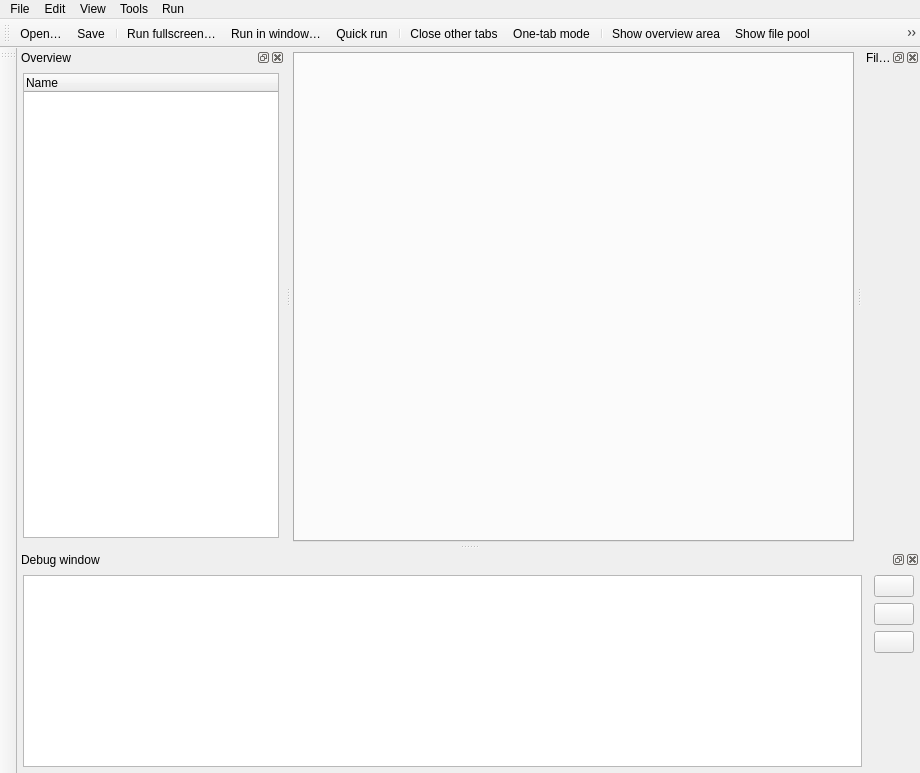
<?xml version="1.0" encoding="UTF-8"?>
<ui version="4.0">
 <class>ui_mainwindow</class>
 <widget class="QMainWindow" name="ui_mainwindow">
  <property name="geometry">
   <rect>
    <x>0</x>
    <y>0</y>
    <width>920</width>
    <height>773</height>
   </rect>
  </property>
  <property name="windowTitle">
   <string>OpenSesame</string>
  </property>
  <property name="windowIcon">
   <iconset>
    <normaloff>:/icons/experiment.png</normaloff>:/icons/experiment.png</iconset>
  </property>
  <widget class="QWidget" name="centralwidget">
   <property name="sizePolicy">
    <sizepolicy hsizetype="MinimumExpanding" vsizetype="Preferred">
     <horstretch>0</horstretch>
     <verstretch>0</verstretch>
    </sizepolicy>
   </property>
   <layout class="QVBoxLayout" name="verticalLayout_6">
    <property name="spacing">
     <number>4</number>
    </property>
    <property name="leftMargin">
     <number>2</number>
    </property>
    <property name="topMargin">
     <number>4</number>
    </property>
    <property name="rightMargin">
     <number>2</number>
    </property>
    <property name="bottomMargin">
     <number>2</number>
    </property>
    <item>
     <widget class="tab_widget" name="tabwidget">
      <property name="sizePolicy">
       <sizepolicy hsizetype="MinimumExpanding" vsizetype="MinimumExpanding">
        <horstretch>0</horstretch>
        <verstretch>0</verstretch>
       </sizepolicy>
      </property>
      <property name="currentIndex">
       <number>-1</number>
      </property>
      <property name="tabsClosable">
       <bool>true</bool>
      </property>
      <property name="movable">
       <bool>true</bool>
      </property>
     </widget>
    </item>
   </layout>
  </widget>
  <widget class="QMenuBar" name="menubar">
   <property name="geometry">
    <rect>
     <x>0</x>
     <y>0</y>
     <width>920</width>
     <height>24</height>
    </rect>
   </property>
   <widget class="QMenu" name="menu_file">
    <property name="title">
     <string>File</string>
    </property>
    <widget class="QMenu" name="menu_recent_files">
     <property name="title">
      <string>Recent files</string>
     </property>
     <property name="icon">
      <iconset>
       <normaloff>:/icons/recent_large.png</normaloff>:/icons/recent_large.png</iconset>
     </property>
     <addaction name="actionDummy"/>
    </widget>
    <addaction name="action_open"/>
    <addaction name="action_save"/>
    <addaction name="action_save_as"/>
    <addaction name="separator"/>
    <addaction name="menu_recent_files"/>
    <addaction name="separator"/>
    <addaction name="action_quit"/>
   </widget>
   <widget class="QMenu" name="menu_run">
    <property name="title">
     <string>Run</string>
    </property>
    <addaction name="action_run"/>
    <addaction name="action_run_in_window"/>
    <addaction name="action_run_quick"/>
    <addaction name="separator"/>
    <addaction name="action_enable_auto_response"/>
   </widget>
   <widget class="QMenu" name="menu_view">
    <property name="title">
     <string>View</string>
    </property>
    <addaction name="action_close_current_tab"/>
    <addaction name="action_close_all_tabs"/>
    <addaction name="action_close_other_tabs"/>
    <addaction name="action_onetabmode"/>
    <addaction name="separator"/>
    <addaction name="action_show_overview"/>
    <addaction name="action_show_pool"/>
    <addaction name="action_show_stdout"/>
   </widget>
   <widget class="QMenu" name="menu_tools">
    <property name="title">
     <string>Tools</string>
    </property>
    <addaction name="action_preferences"/>
   </widget>
   <widget class="QMenu" name="menu_edit">
    <property name="title">
     <string>Edit</string>
    </property>
   </widget>
   <addaction name="menu_file"/>
   <addaction name="menu_edit"/>
   <addaction name="menu_view"/>
   <addaction name="menu_tools"/>
   <addaction name="menu_run"/>
  </widget>
  <widget class="QDockWidget" name="dock_overview">
   <property name="minimumSize">
    <size>
     <width>200</width>
     <height>124</height>
    </size>
   </property>
   <property name="features">
    <set>QDockWidget::AllDockWidgetFeatures</set>
   </property>
   <property name="windowTitle">
    <string>Overview</string>
   </property>
   <attribute name="dockWidgetArea">
    <number>1</number>
   </attribute>
   <widget class="QWidget" name="dock_widget_overview">
    <layout class="QVBoxLayout" name="verticalLayout">
     <property name="spacing">
      <number>0</number>
     </property>
     <property name="margin">
      <number>6</number>
     </property>
     <item>
      <widget class="tree_overview" name="itemtree">
       <property name="autoExpandDelay">
        <number>4</number>
       </property>
       <property name="animated">
        <bool>true</bool>
       </property>
       <column>
        <property name="text">
         <string>Name</string>
        </property>
       </column>
      </widget>
     </item>
    </layout>
   </widget>
  </widget>
  <widget class="QDockWidget" name="dock_pool">
   <property name="sizePolicy">
    <sizepolicy hsizetype="Maximum" vsizetype="Maximum">
     <horstretch>0</horstretch>
     <verstretch>0</verstretch>
    </sizepolicy>
   </property>
   <property name="windowTitle">
    <string>File pool</string>
   </property>
   <attribute name="dockWidgetArea">
    <number>2</number>
   </attribute>
   <widget class="QWidget" name="dock_pool_widget">
    <layout class="QVBoxLayout" name="verticalLayout_3">
     <property name="spacing">
      <number>0</number>
     </property>
     <property name="margin">
      <number>0</number>
     </property>
    </layout>
   </widget>
  </widget>
  <widget class="QDockWidget" name="dock_stdout">
   <property name="features">
    <set>QDockWidget::AllDockWidgetFeatures</set>
   </property>
   <property name="windowTitle">
    <string>Debug window</string>
   </property>
   <attribute name="dockWidgetArea">
    <number>8</number>
   </attribute>
   <widget class="QWidget" name="dockWidgetContents_3">
    <layout class="QVBoxLayout" name="verticalLayout_4">
     <property name="spacing">
      <number>0</number>
     </property>
     <property name="margin">
      <number>0</number>
     </property>
     <item>
      <widget class="QWidget" name="widget_5" native="true">
       <layout class="QHBoxLayout" name="horizontalLayout_6">
        <property name="spacing">
         <number>12</number>
        </property>
        <property name="margin">
         <number>6</number>
        </property>
        <item>
         <widget class="console" name="console">
          <property name="readOnly">
           <bool>false</bool>
          </property>
         </widget>
        </item>
        <item>
         <widget class="QWidget" name="widget_3" native="true">
          <layout class="QVBoxLayout" name="verticalLayout_5">
           <property name="spacing">
            <number>6</number>
           </property>
           <property name="margin">
            <number>0</number>
           </property>
           <item>
            <widget class="QPushButton" name="button_help_console">
             <property name="sizePolicy">
              <sizepolicy hsizetype="Fixed" vsizetype="Fixed">
               <horstretch>0</horstretch>
               <verstretch>0</verstretch>
              </sizepolicy>
             </property>
             <property name="toolTip">
              <string>Help</string>
             </property>
             <property name="text">
              <string/>
             </property>
            </widget>
           </item>
           <item>
            <widget class="QPushButton" name="button_clear_console">
             <property name="toolTip">
              <string>Clear debug window</string>
             </property>
             <property name="text">
              <string/>
             </property>
            </widget>
           </item>
           <item>
            <widget class="QPushButton" name="button_reset_console">
             <property name="toolTip">
              <string>Reset workspace</string>
             </property>
             <property name="text">
              <string/>
             </property>
            </widget>
           </item>
           <item>
            <spacer name="verticalSpacer">
             <property name="orientation">
              <enum>Qt::Vertical</enum>
             </property>
             <property name="sizeHint" stdset="0">
              <size>
               <width>20</width>
               <height>40</height>
              </size>
             </property>
            </spacer>
           </item>
          </layout>
         </widget>
        </item>
       </layout>
      </widget>
     </item>
    </layout>
   </widget>
  </widget>
  <widget class="QToolBar" name="toolbar_main">
   <property name="windowTitle">
    <string>Main toolbar</string>
   </property>
   <property name="iconSize">
    <size>
     <width>32</width>
     <height>32</height>
    </size>
   </property>
   <property name="toolButtonStyle">
    <enum>Qt::ToolButtonIconOnly</enum>
   </property>
   <property name="floatable">
    <bool>true</bool>
   </property>
   <attribute name="toolBarArea">
    <enum>TopToolBarArea</enum>
   </attribute>
   <attribute name="toolBarBreak">
    <bool>false</bool>
   </attribute>
   <addaction name="action_open"/>
   <addaction name="action_save"/>
   <addaction name="separator"/>
   <addaction name="action_run"/>
   <addaction name="action_run_in_window"/>
   <addaction name="action_run_quick"/>
   <addaction name="separator"/>
   <addaction name="action_close_other_tabs"/>
   <addaction name="action_onetabmode"/>
   <addaction name="separator"/>
   <addaction name="action_show_overview"/>
   <addaction name="action_show_pool"/>
   <addaction name="action_show_stdout"/>
  </widget>
  <widget class="toolbar_items" name="toolbar_items">
   <property name="windowTitle">
    <string>Toolbar items</string>
   </property>
   <attribute name="toolBarArea">
    <enum>LeftToolBarArea</enum>
   </attribute>
   <attribute name="toolBarBreak">
    <bool>false</bool>
   </attribute>
  </widget>
  <action name="action_open">
   <property name="icon">
    <iconset>
     <normaloff>:/icons/open_large.png</normaloff>:/icons/open_large.png</iconset>
   </property>
   <property name="text">
    <string>Open…</string>
   </property>
   <property name="toolTip">
    <string>Open…</string>
   </property>
   <property name="shortcut">
    <string>Ctrl+O</string>
   </property>
  </action>
  <action name="action_save">
   <property name="icon">
    <iconset>
     <normaloff>:/icons/save_large.png</normaloff>:/icons/save_large.png</iconset>
   </property>
   <property name="text">
    <string>Save</string>
   </property>
   <property name="toolTip">
    <string>Save</string>
   </property>
   <property name="shortcut">
    <string>Ctrl+S</string>
   </property>
  </action>
  <action name="action_save_as">
   <property name="icon">
    <iconset>
     <normaloff>:/icons/saveas_large.png</normaloff>:/icons/saveas_large.png</iconset>
   </property>
   <property name="text">
    <string>Save as…</string>
   </property>
   <property name="toolTip">
    <string>Save as…</string>
   </property>
   <property name="shortcut">
    <string>Ctrl+Shift+S</string>
   </property>
  </action>
  <action name="action_quit">
   <property name="icon">
    <iconset>
     <normaloff>:/icons/quit_large.png</normaloff>:/icons/quit_large.png</iconset>
   </property>
   <property name="text">
    <string>Quit</string>
   </property>
   <property name="toolTip">
    <string>Quit</string>
   </property>
  </action>
  <action name="action_run">
   <property name="text">
    <string>Run fullscreen…</string>
   </property>
   <property name="toolTip">
    <string>Run fullscreen…</string>
   </property>
   <property name="shortcut">
    <string>Ctrl+R</string>
   </property>
  </action>
  <action name="action_close_all_tabs">
   <property name="icon">
    <iconset>
     <normaloff>:/icons/closeothertabs_large.png</normaloff>:/icons/closeothertabs_large.png</iconset>
   </property>
   <property name="text">
    <string>Close all tabs</string>
   </property>
   <property name="shortcut">
    <string>Ctrl+Alt+T</string>
   </property>
  </action>
  <action name="action_close_other_tabs">
   <property name="icon">
    <iconset>
     <normaloff>:/icons/close_large.png</normaloff>:/icons/close_large.png</iconset>
   </property>
   <property name="text">
    <string>Close other tabs</string>
   </property>
   <property name="toolTip">
    <string>Close other tabs</string>
   </property>
   <property name="shortcut">
    <string>Ctrl+T</string>
   </property>
  </action>
  <action name="action_run_in_window">
   <property name="text">
    <string>Run in window…</string>
   </property>
   <property name="toolTip">
    <string>Run in window…</string>
   </property>
   <property name="shortcut">
    <string>Ctrl+W</string>
   </property>
  </action>
  <action name="action_show_pool">
   <property name="checkable">
    <bool>true</bool>
   </property>
   <property name="icon">
    <iconset>
     <normaloff>:/icons/pool_large.png</normaloff>:/icons/pool_large.png</iconset>
   </property>
   <property name="text">
    <string>Show file pool</string>
   </property>
   <property name="shortcut">
    <string>Ctrl+P</string>
   </property>
  </action>
  <action name="action_show_stdout">
   <property name="checkable">
    <bool>true</bool>
   </property>
   <property name="icon">
    <iconset>
     <normaloff>:/icons/stdout_large.png</normaloff>:/icons/stdout_large.png</iconset>
   </property>
   <property name="text">
    <string>Show debug window</string>
   </property>
   <property name="toolTip">
    <string>Show debug window</string>
   </property>
   <property name="shortcut">
    <string>Ctrl+D</string>
   </property>
  </action>
  <action name="action_enable_auto_response">
   <property name="checkable">
    <bool>true</bool>
   </property>
   <property name="text">
    <string>Enable auto response</string>
   </property>
  </action>
  <action name="action_preferences">
   <property name="icon">
    <iconset>
     <normaloff>:/icons/options_large.png</normaloff>:/icons/options_large.png</iconset>
   </property>
   <property name="text">
    <string>Preferences</string>
   </property>
  </action>
  <action name="actionDummy">
   <property name="text">
    <string>Dummy</string>
   </property>
  </action>
  <action name="action_show_overview">
   <property name="checkable">
    <bool>true</bool>
   </property>
   <property name="text">
    <string>Show overview area</string>
   </property>
   <property name="shortcut">
    <string>Ctrl+\</string>
   </property>
  </action>
  <action name="action_onetabmode">
   <property name="checkable">
    <bool>true</bool>
   </property>
   <property name="icon">
    <iconset>
     <normaloff>:/icons/onetabmode_large.png</normaloff>:/icons/onetabmode_large.png</iconset>
   </property>
   <property name="text">
    <string>One-tab mode</string>
   </property>
   <property name="toolTip">
    <string>One-tab mode</string>
   </property>
  </action>
  <action name="action_run_quick">
   <property name="text">
    <string>Quick run</string>
   </property>
   <property name="toolTip">
    <string>Quick run</string>
   </property>
   <property name="shortcut">
    <string>Ctrl+Shift+W</string>
   </property>
  </action>
  <action name="action_close_current_tab">
   <property name="text">
    <string>Close current tab</string>
   </property>
   <property name="toolTip">
    <string>Close current tab</string>
   </property>
   <property name="shortcut">
    <string>Alt+T</string>
   </property>
  </action>
 </widget>
 <customwidgets>
  <customwidget>
   <class>tree_overview</class>
   <extends>QTreeWidget</extends>
   <header>libqtopensesame.widgets.tree_overview.h</header>
  </customwidget>
  <customwidget>
   <class>toolbar_items</class>
   <extends>QToolBar</extends>
   <header>libqtopensesame.widgets.toolbar_items.h</header>
  </customwidget>
  <customwidget>
   <class>console</class>
   <extends>QPlainTextEdit</extends>
   <header>libqtopensesame.console.h</header>
  </customwidget>
  <customwidget>
   <class>tab_widget</class>
   <extends>QTabWidget</extends>
   <header>libqtopensesame.widgets.tab_widget.h</header>
   <container>1</container>
  </customwidget>
 </customwidgets>
 <resources/>
 <connections>
  <connection>
   <sender>button_clear_console</sender>
   <signal>clicked()</signal>
   <receiver>console</receiver>
   <slot>clear()</slot>
   <hints>
    <hint type="sourcelabel">
     <x>990</x>
     <y>557</y>
    </hint>
    <hint type="destinationlabel">
     <x>499</x>
     <y>594</y>
    </hint>
   </hints>
  </connection>
 </connections>
</ui>
